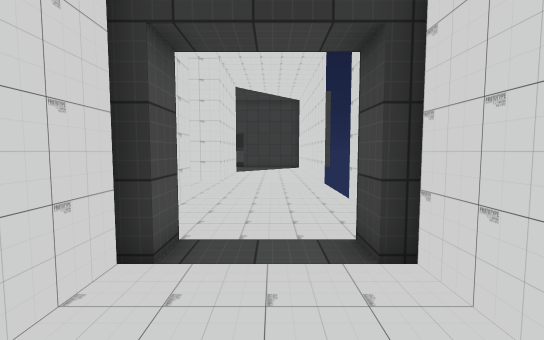
[1] (above)

24 first-person views from a walk through a scene from a Unity 3-D project. The camera is 1.5 m above the floor, tilts 4° down and sees 90° across. The floor is counted in squares, 1 m on a side. Each view is taken from the middle of a square. On the plan, view 1 faces up. The plan holds only what a view shows up to about 14 squares ahead; the rest is blank. The place goes on beyond the plan. Door leaves are left out, so doorways stand open. Some surface patterns are stand-ins.

[2]
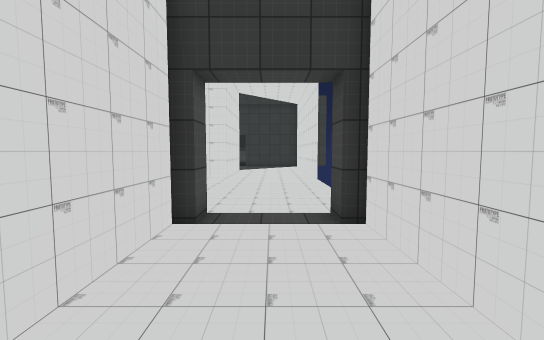

[3]
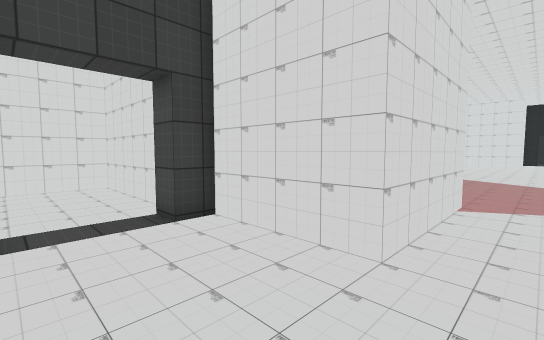

[4]
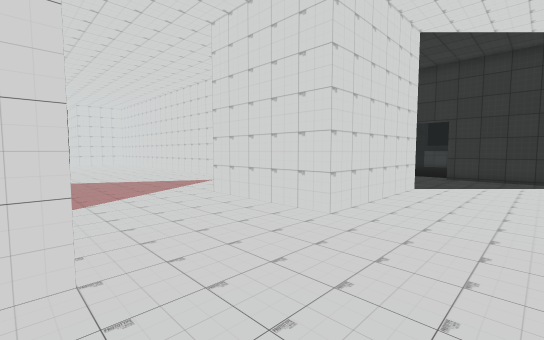

[5]
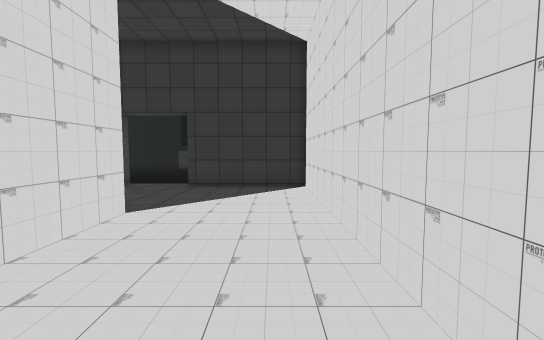

[6]
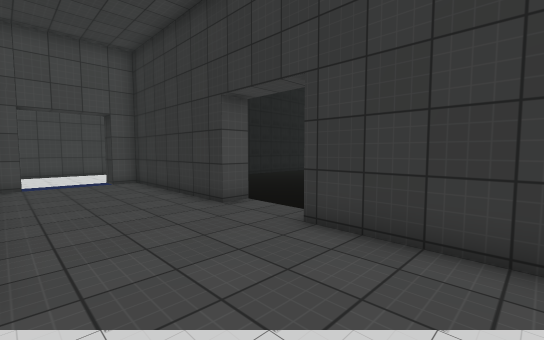

[7]
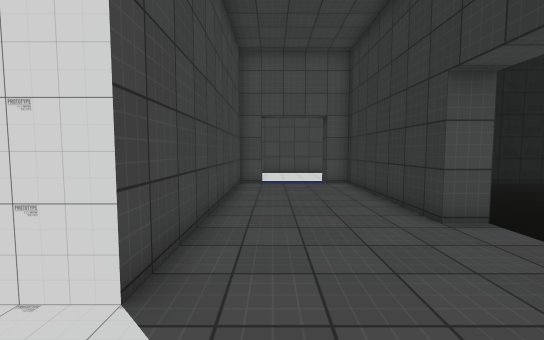

[8]
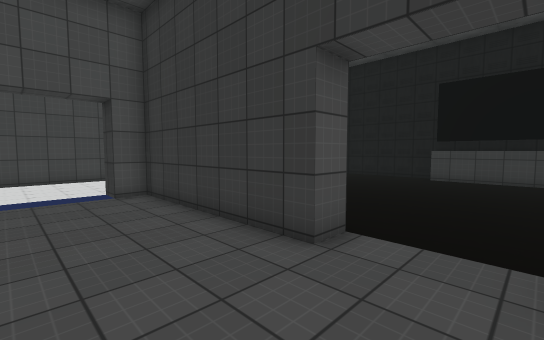

[9]
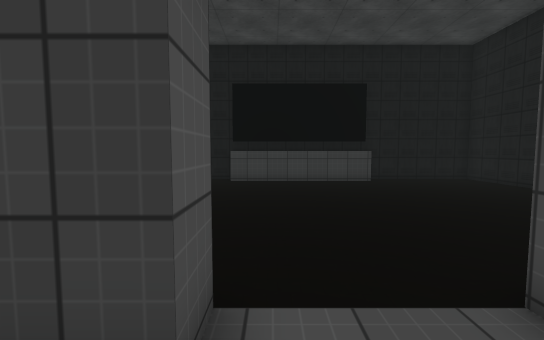

[10]
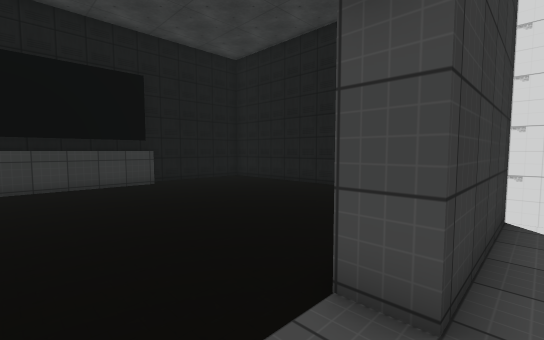

[11]
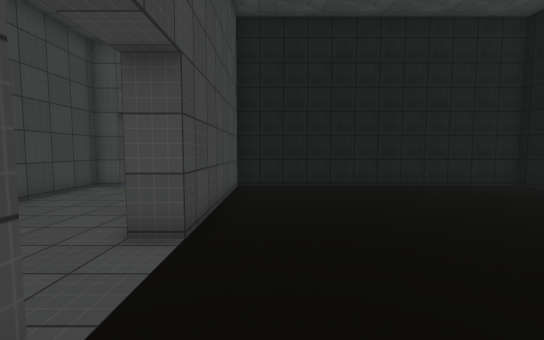

[12]
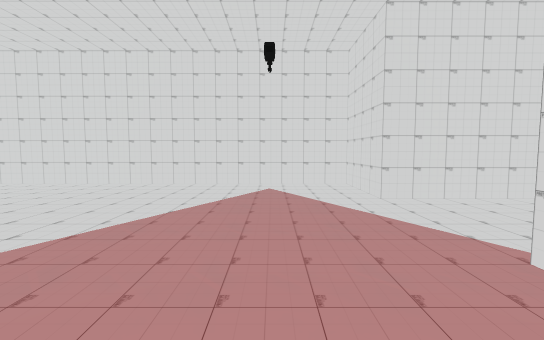

[13]
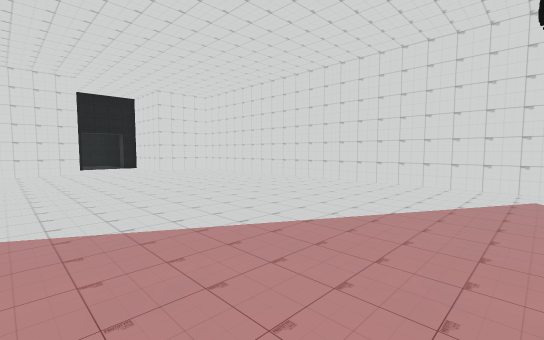

[14]
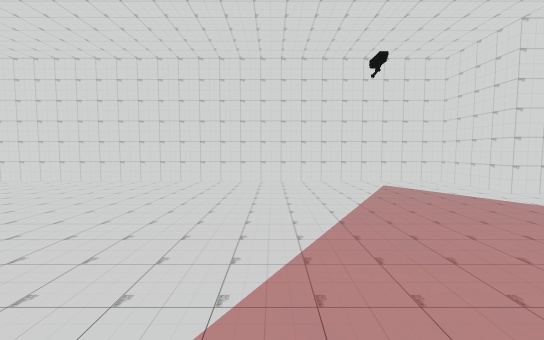

[15]
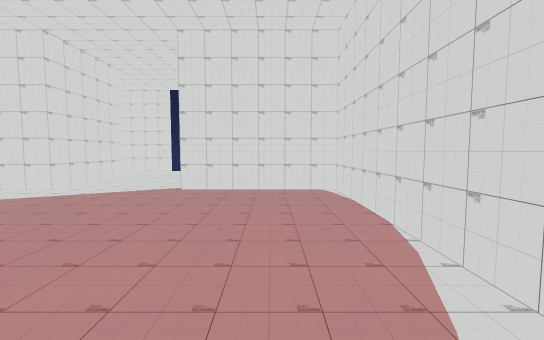

[16]
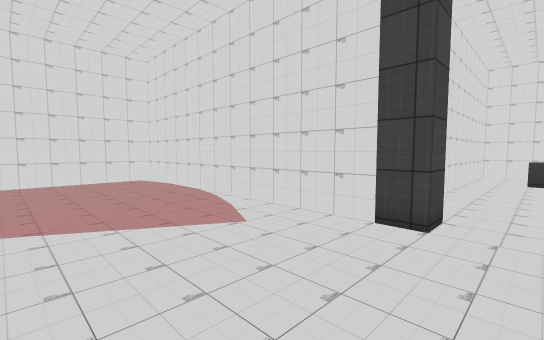

[17]
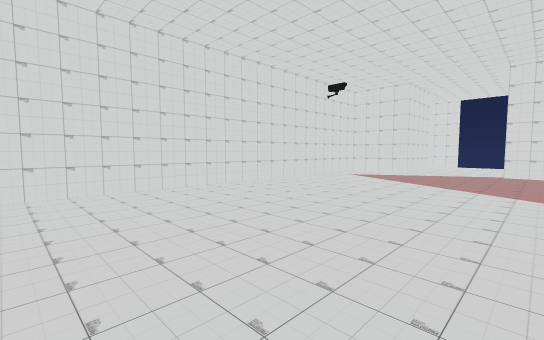

[18]
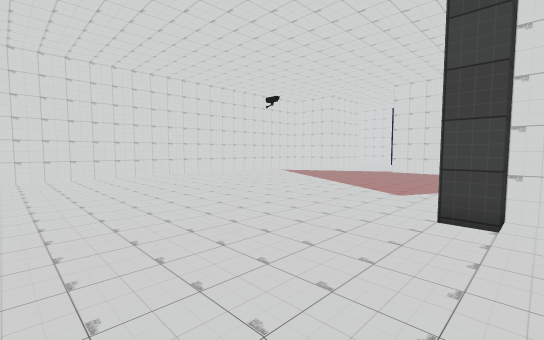

[19]
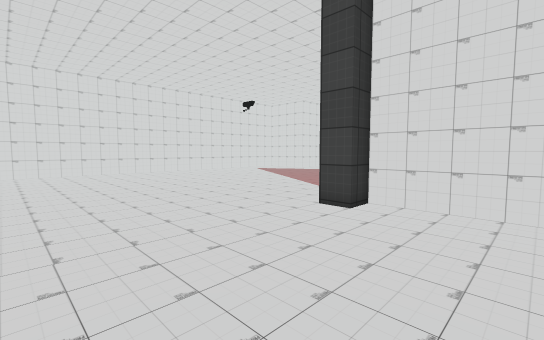

[20]
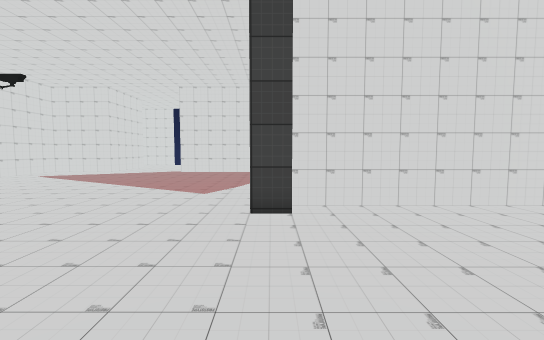

[21]
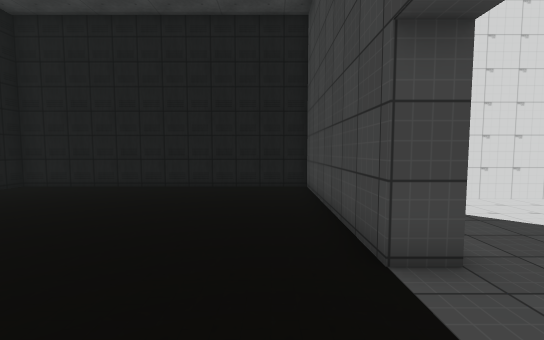

[22]
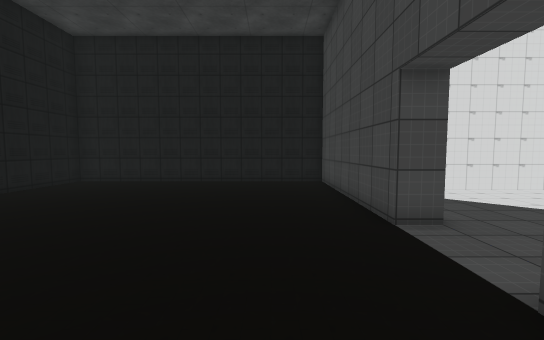

[23]
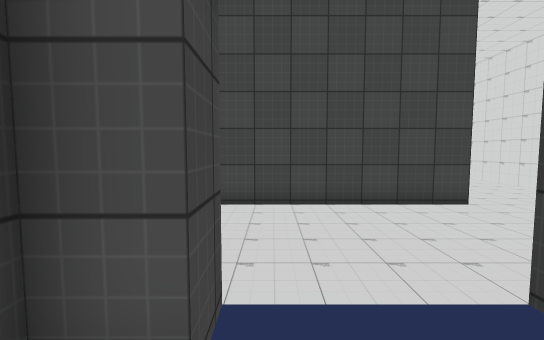

[24]
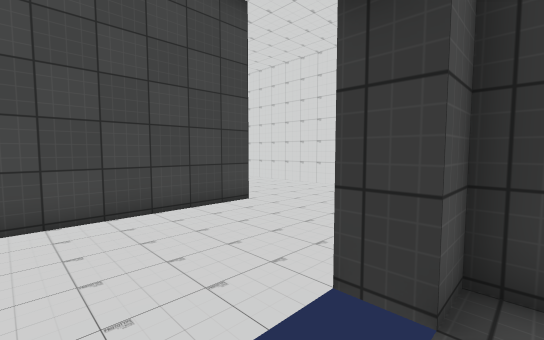

### Floor plan
Points are (right, up) in squares from view 1. A wall is a line through its corners. A room is listed if a view was taken in it or the views show most of it. See-through windows are left out.
Room 1 (views 1, 2)
walls: (1.9, -0.3) (1.9, 3.5); (-2.1, 3.5) (-2.1, -2.5) (1.1, -2.5)
ways out: open door at (0, 4) to room 2
Room 2 (views 3, 4, 5, 6, 7, 8, 9, 10, 12, 13, 14, 15, 16, 17, 18, 19, 20, 23, 24)
walls: (-12.6, 20.5) (-12.6, 19.5) (-2.6, 19.5) (-2.6, 13.5) (-7.6, 13.5) (-7.6, 17.5) (-27.5, 17.5); (-5.6, 24.5) (-12.6, 24.5) (-12.6, 23.5); (2.4, 12.6) (2.4, 24.5) (-2.6, 24.5); (2.4, 7.6) (2.4, 8.6); (-19.6, -3.5) (-19.6, 1.5) (-20.6, 1.5) (-20.6, 2.5) (-7.6, 2.5) (-7.6, 8.5) (-2.6, 8.5) (-2.6, 4.5) (-1.6, 4.5)
ways out: open door at (0, 4) to room 1; open door at (-4, 25) to room 3; open door at (-13, 22)
Room 3 (views 11, 21, 22)
walls: (0, 36.5) (-7.1, 36.5); (-2.6, 25.5) (5.4, 25.5) (5.4, 37.5) (-6.4, 37.5); (-11.5, 37.5) (-12.6, 37.5) (-12.6, 25.5) (-5.6, 25.5)
ways out: open door at (-4, 25) to room 2

Positions as (right, up) in squares from view 1, and headings:
1: (0, 0), facing up
2: (0, -2), facing up
3: (1, 10), facing down-left
4: (1, 8), facing up-left
5: (1, 13), facing up
6: (1, 20), facing up-left
7: (0, 21), facing left
8: (-3, 21), facing up-left
9: (-5, 23), facing up
10: (-5, 24), facing up-right
11: (-1, 27), facing left
12: (-11, 5), facing up
13: (-11, 5), facing up-left
14: (-16, 4), facing up
15: (-18, 5), facing right
16: (-22, 8), facing down-right
17: (-27, 7), facing up-right
18: (-27, 1), facing up-right
19: (-27, -2), facing up-right
20: (-27, 2), facing right
21: (-6, 27), facing right
22: (-8, 28), facing right
23: (-11, 21), facing left
24: (-12, 21), facing up-left
